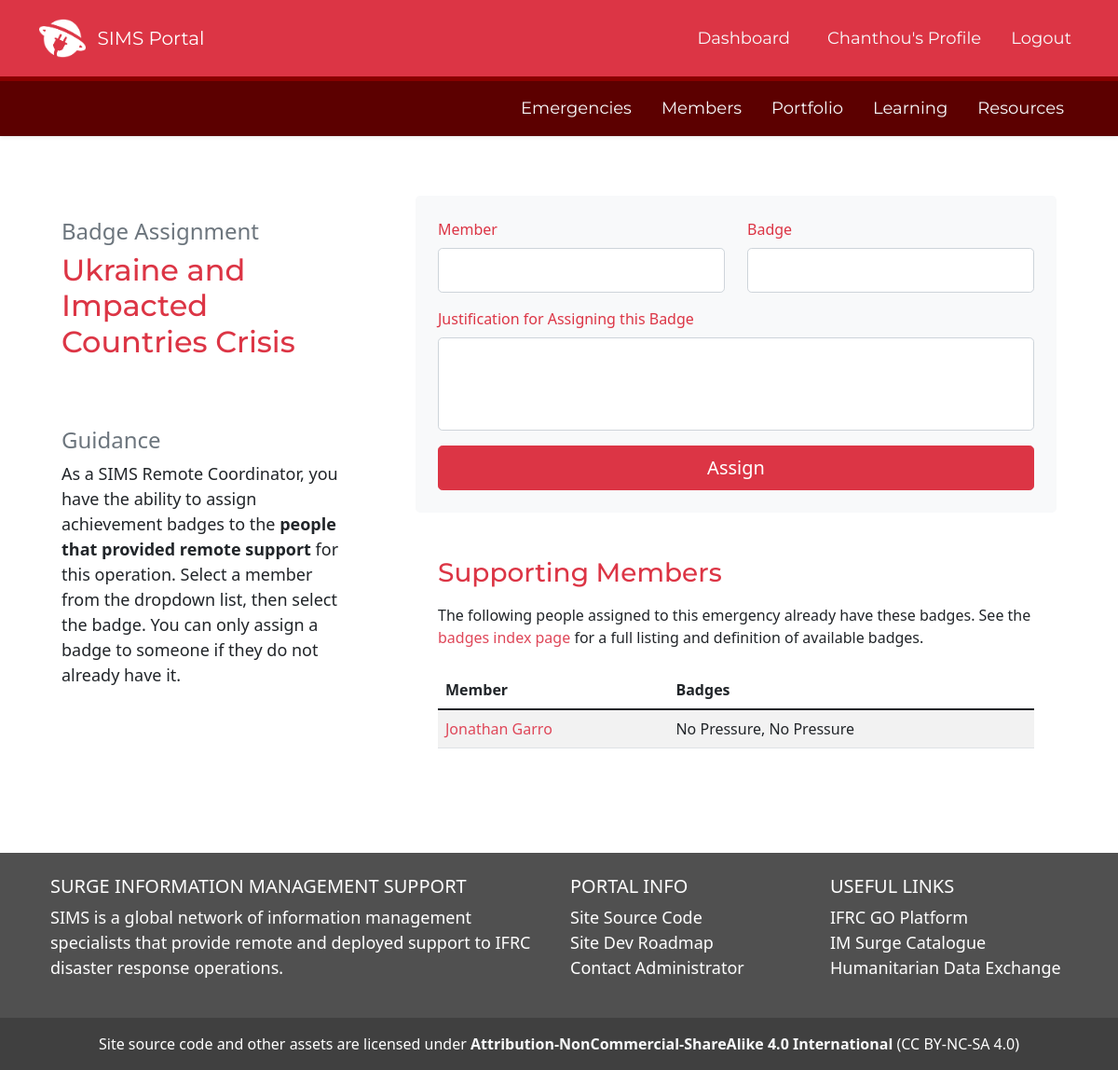
Screenshot of /badge_assignment_simsco/4 (signed in) with the database file from the repository.
### SIMS_Portal/models.py (models this page shows, shortened)
class User(db.Model, UserMixin):
	__tablename__ = 'user'
	id = db.Column(db.Integer, primary_key=True)
	firstname = db.Column(db.String(40), nullable=False)
	lastname = db.Column(db.String(40), nullable=False)
	status = db.Column(db.String(20), default='Pending')
	birthday = db.Column(db.Date)
	email = db.Column(db.String(120), unique=True, nullable=False)
	password = db.Column(db.String(60), nullable=False)
	molnix_id = db.Column(db.Integer)
	job_title = db.Column(db.String(120))
	unit = db.Column(db.String(120))
	bio = db.Column(db.Text)
	is_admin = db.Column(db.Boolean, default=False)
	roles = db.Column(db.String(1000))
	languages = db.Column(db.String(1000))
	image_file = db.Column(db.String(20), nullable=False, default='default.png')
	twitter = db.Column(db.String(120))
	slack_id = db.Column(db.String(120))
	github = db.Column(db.String(120))
	linked_in = db.Column(db.String(120))
	messaging_number_country_code = db.Column(db.Integer)
	messaging_number = db.Column(db.Integer)
	ns_id = db.Column(db.Integer, db.ForeignKey('nationalsociety.ns_go_id'))
	assignments = db.relationship('Assignment', backref='assigned_member')
	products = db.relationship('Portfolio', backref='creator', lazy=True)
	skills = db.relationship('Skill', secondary='user_skill', backref='members_with_skill')
	languages = db.relationship('Language', secondary='user_language', backref='members_with_language')
	badges = db.relationship('Badge', secondary='user_badge', backref='members_with_badge')
	working_groups = db.relationship('WorkingGroup', secondary='user_workinggroup', backref='members_with_workinggroup')
	created_at = db.Column(db.DateTime, server_default=func.now())
	updated_at = db.Column(db.DateTime, onupdate=func.now())
	fullname = column_property(firstname + " " + lastname)
	@hybrid_property
	def fullname(self):
		return self.firstname + " " + self.lastname

class Emergency(db.Model):
	__tablename__ = 'emergency'
	id = db.Column(db.Integer, primary_key=True)
	emergency_name = db.Column(db.String(100), nullable=False)
	emergency_status = db.Column(db.String(100), nullable=False, default='Active')
	emergency_glide = db.Column(db.String(20))
	emergency_go_id = db.Column(db.Integer)
	emergency_location_id = db.Column(db.Integer)
	emergency_review_id = db.Column(db.Integer)
	activation_details = db.Column(db.String(1000))
	slack_channel = db.Column(db.String)
	dropbox_url = db.Column(db.String)
	trello_url = db.Column(db.String)
	emergency_type_id = db.Column(db.Integer, db.ForeignKey('emergencytype.id'))
	emergency_products = db.relationship('Portfolio', backref='emergency_response', lazy=True)
	reviews = db.relationship('Review', backref='related_operation', lazy=True)
	assigned_to = db.relationship('Assignment', backref='assigned_emergency', lazy=True)
	story_id = db.relationship('Story', backref='associated_story', lazy=True)
	created_at = db.Column(db.DateTime, server_default=func.now())
	updated_at = db.Column(db.DateTime, onupdate=func.now())

### SIMS_Portal/main/routes.py (the view, shortened to what this page needs)
@main.route('/badge_assignment_simsco/<int:dis_id>', methods=['GET', 'POST'])
@login_required
def badge_assignment_sims_co(dis_id):
	badge_form = BadgeAssignmentViaSIMSCoForm()
	event_name = db.session.query(Emergency).filter(Emergency.id == dis_id).first()
	assigned_badges = db.engine.execute("SELECT u.id, u.firstname, u.lastname, GROUP_CONCAT(b.name, ', ') as badges FROM user u JOIN user_badge ub ON ub.user_id = u.id JOIN badge b ON b.id = ub.badge_id JOIN assignment a ON a.user_id = u.id JOIN emergency e ON e.id = a.emergency_id WHERE u.status = 'Active' AND e.id = {} AND a.role = 'Remote IM Support' GROUP BY u.id ORDER BY u.firstname".format(dis_id))
	assigned_members = db.session.query(Emergency, Assignment, User).join(Assignment, Assignment.emergency_id == Emergency.id).join(User, User.id == Assignment.user_id).filter(Emergency.id == dis_id).all()
	sims_co_ids = db.session.query(User, Assignment, Emergency).join(Assignment, Assignment.user_id == User.id).join(Emergency, Emergency.id == Assignment.emergency_id).filter(Emergency.id == dis_id, Assignment.role == 'SIMS Remote Coordinator').all()
	user_is_sims_co = check_sims_co(dis_id)
	if request.method == 'GET' and user_is_sims_co == True:
		query = User.query.join(Assignment, Assignment.user_id == User.id).join(Emergency, Emergency.id == Assignment.emergency_id).filter(Emergency.id == dis_id, Assignment.role == 'Remote IM Support')
		badge_form.user_name.query = query
		return render_template('emergency_badge_assignment.html', title='Assign Badges', user_is_sims_co=user_is_sims_co, assigned_members=assigned_members, event_name=event_name, badge_form=badge_form, assigned_badges=assigned_badges)

### SIMS_Portal/main/forms.py
class BadgeAssignmentViaSIMSCoForm(FlaskForm):
	user_name = QuerySelectField('Member', query_factory=lambda:User.query.order_by(User.firstname).filter(User.status == 'Active').all(), get_label='fullname', allow_blank=True)
	badge_name = QuerySelectField('Badge', query_factory=lambda:Badge.query.order_by(Badge.name).all(), get_label='name', allow_blank=True)
	assigner_justify = StringField('Justification for Assigning this Badge', validators=[DataRequired()], render_kw={'style':'height: 100px'})
	submit_badge = SubmitField('Assign')

### SIMS_Portal/main/utils.py (called while the page is built)
def check_sims_co(emergency_id):
	sims_co_ids = db.session.query(User, Assignment, Emergency).join(Assignment, Assignment.user_id == User.id).join(Emergency, Emergency.id == Assignment.emergency_id).filter(Emergency.id == emergency_id, Assignment.role == 'SIMS Remote Coordinator').all()
	sims_co_list = []
	for coordinator in sims_co_ids:
		sims_co_list.append(coordinator.User.id)
	if current_user.id in sims_co_list:
		user_is_sims_co = True
	else:
		user_is_sims_co = False
	return user_is_sims_co

### SIMS_Portal/models.py (called while the page is built)
@login_manager.user_loader
def load_user(user_id):
	return User.query.get(int(user_id))

### SIMS_Portal/templates/emergency_badge_assignment.html (shortened to what this page needs)
{% extends "layout.html" %}
{% block content %}
<div class="container">
	<div class="row my-5">
		<div class="col col-md-4 rounded rounded-3">
			<div class="card border-0 p-4">
				<div class="row">
					<h4 class="text-secondary">Badge Assignment</h4>
					<h2 class="text-danger Montserrat mb-5">{{event_name.emergency_name}}</h2>
				</div>
				<div class="row">
					<h4 class="text-secondary mt-4">Guidance</h4>
					<p class="text-dark">As a SIMS Remote Coordinator, you have the ability to assign achievement badges to the <span class='fw-bold'>people that provided remote support</span> for this operation. Select a member from the dropdown list, then select the badge. You can only assign a badge to someone if they do not already have it.</p>
				</div>
			</div>
		</div>
		<div class="col mx-4">
			<div class='mb-5'>
				<form action="" method="POST" enctype="multipart/form-data" class="bg-light text-light p-4 rounded-3" novalidate>
					  <div class='row'>
						<div class='col'>{{ badge_form.user_name.label(class="form-control-label pb-2 text-danger") }}</div>
						<div class='col'>{{ badge_form.badge_name.label(class="form-control-label pb-2 text-danger") }}</div>
					</div>
					<div class='row mb-3'>
						<div class='col'>{{ badge_form.user_name(class="form-control form-control-lg") }} </div>
						<div class='col'>{{ badge_form.badge_name(class="form-control form-control-lg") }}</div>
					</div>
					<div class='row'>
						<div class='col'>{{ badge_form.assigner_justify.label(class="form-control-label pb-2 text-danger") }} </div>
					</div>
					<div class='row mb-3'>
						<div class='col'>{{ badge_form.assigner_justify(class="form-control form-control-lg") }} </div>
					</div>
					<div class='row'>
						<div class='col'>{{ badge_form.submit_badge(class="btn btn-lg btn-danger w-100") }}</div>
					</div>
				  </form>
			</div>
			<div class='px-4'>
			<h3 class='text-danger my-3 Montserrat'>Supporting Members</h3>
			The following people assigned to this emergency already have these badges. See the <a href='/badges'>badges index page</a> for a full listing and definition of available badges.
			  <table class='table table-striped mt-4'>
				  <thead>
					  <tr>
						  <th>Member</th>
						  <th>Badges</th>
					  </tr>
				  </thead>
				  <tbody>
					  {% for user in assigned_badges %}
						  <tr>
							  <td><a href='/profile/view/{{user.id}}'>{{user.firstname}} {{user.lastname}}</a></td>
							  <td>{{user.badges}}</td>
						  </tr>
					  {% endfor %}
				  </tbody>
			  </table>
			</div>
		</div>
	</div>
</div>
{% endblock content %}

### SIMS_Portal/templates/layout.html (shortened to what this page needs)
<!DOCTYPE html>
<html lang="en">
<head>
	<link href="https://cdn.jsdelivr.net/npm/bootstrap@5.1.3/dist/css/bootstrap.min.css" rel="stylesheet">
	<link rel="stylesheet" type="text/css" href="https://cdn.datatables.net/1.12.1/css/jquery.dataTables.css">
	<link rel="stylesheet" type="text/css" href="{{ url_for('static', filename='css/main.css') }}">
	<link rel="stylesheet" href="https://cdn.jsdelivr.net/npm/bootstrap-icons@1.8.3/font/bootstrap-icons.css">
	<link rel="stylesheet" href="https://cdn.jsdelivr.net/npm/fullcalendar@5.11.0/main.min.css">
	<link rel="stylesheet" href="https://maxcdn.bootstrapcdn.com/font-awesome/4.7.0/css/font-awesome.min.css">
</head>
<body class="d-flex flex-column min-vh-100" data-spy="scroll" data-target=".card" data-offset="50">
	<header>
	<nav id="navbar_top" class="navbar navbar-expand-md navbar-dark bg-danger navbar-static-top py-3">
	 <div class="container">
		 <img src='/static/assets/img/SIMS-Logo-Dark.png' height='50px'>&nbsp &nbsp
		{% if current_user.is_authenticated %}
			<a class="navbar-brand" href="/dashboard" style="font-family: 'Montserrat';">SIMS Portal </a>
		{% else %}
			<a class="navbar-brand" href="/" style="font-family: 'Montserrat';">Surge Information Management Support</a>
		{% endif %}
	  <div class="collapse navbar-collapse" id="main_nav">
		<ul class="navbar-nav ms-auto">
			{% if current_user.is_authenticated %}
				{% if request.path == '/dashboard' %}
					<li class="nav-item px-3"><button type="button" class="btn btn-light" style="font-family: 'Montserrat';">Dashboard</button></li>
				{% else %}
					<li class="nav-item px-3"><a class="nav-link text-light" href="/dashboard" style="font-family: 'Montserrat';"> Dashboard </a></li>
				{% endif %}
				{% if '/profile_edit/' in request.path %}
				<li class="nav-item px-2"><a class="nav-link text-light" href="/profile" style="font-family: 'Montserrat';"> Your Profile </a></li>
				{% elif request.path == '/profile' %}
					<li class="nav-item px-2"><button type="button" class="btn btn-light" style="font-family: 'Montserrat';">{{ current_user.firstname }}'s Profile</button></li>
				{% else %}
				<li class="nav-item px-2"><a class="nav-link text-light" href="/profile" style="font-family: 'Montserrat';"> {{ current_user.firstname }}'s Profile </a></li>
				{% endif %}
				<li class="nav-item ps-2"><a class="nav-link Montserrat text-light" href="/logout"> Logout </a></li>
			{% endif %}
		</ul>
	  </div>
	</nav>
	{% if current_user.is_authenticated %}
	<nav id="navbar_top_login" class="navbar navbar-expand-sm box-shadow shadow-sm navbar-dark sticky-top mb-2">
	 <div class="container">
	  <div class="collapse navbar-collapse" id="main_nav">
			<ul class="navbar-nav ms-auto">
				{% if '/emergencies/all' in request.path %}
					<li class="nav-item px-2"><button type="button" class="btn btn-light" style="font-family: 'Montserrat';">Emergencies</button></li>
				{% else %}
					<li class="nav-item px-2"><a class="nav-link text-light" href="{{ url_for('emergencies.view_all_emergencies')}}" style="font-family: 'Montserrat';">Emergencies</a></li>
				{% endif %}
				{% if '/members/all' in request.path %}
					<li class="nav-item px-2"><button type="button" class="btn btn-light" style="font-family: 'Montserrat';">Members</button></li>
				{% else %}
					<li class="nav-item px-2"><a class="nav-link text-light" href="{{ url_for('users.members_all')}}" style="font-family: 'Montserrat';">Members</a></li>
				{% endif %}
				{% if '/all_products' in request.path %}
					<li class="nav-item px-2"><button type="button" class="btn btn-light" style="font-family: 'Montserrat';">Portfolio</button></li>
				{% else %}
					<li class="nav-item px-2"><a class="nav-link text-light" href="{{ url_for('portfolios.all_products')}}" style="font-family: 'Montserrat';">Portfolio</a></li>
				{% endif %}
				{% if '/learning' in request.path %}
					<li class="nav-item px-2"><button type="button" class="btn btn-light" style="font-family: 'Montserrat';">Learning</button></li>
				{% else %}
					<li class="nav-item px-2"><a class="nav-link text-light" href="{{ url_for('main.learning')}}" style="font-family: 'Montserrat';">Learning</a></li>
				{% endif %}
				{% if '/resources' in request.path %}
					<li class="nav-item px-2"><button type="button" class="btn btn-light" style="font-family: 'Montserrat';">Resources</button></li>
				{% else %}
					<li class="nav-item px-2"><a class="nav-link text-light" href="{{ url_for('main.resources')}}" style="font-family: 'Montserrat';">Resources</a></li>
				{% endif %}
			</ul>
		</div>
	  </div>
	</nav>
	{% endif %}
	</header>
	{% block content %}{% endblock %}
	<br><br>
	<footer class="text-white text-center text-lg-start mt-auto" style='background: #505050'>
	  <div class="container p-4">
		<div class="row">
		  <div class="col-lg-6 col-md-12 mb-4 mb-md-0">
			<h5 class="text-uppercase">Surge Information Management Support</h5>
			<p>
			  SIMS is a global network of information management specialists that provide remote and deployed support to IFRC disaster response operations.
			</p>
		  </div>
		  <div class="col-lg-3 col-md-6 mb-4 mb-md-0">
			<h5 class="text-uppercase">Portal Info</h5>
			<ul class="list-unstyled mb-0">
			  <li>
				<a href="https://github.com/JonathanGarro/SIMS-Portal-Neo" class="text-white">Site Source Code</a>
			  </li>
			  <li>
				<a href="https://trello.com/b/zzwVdwoY/sims-portal-development-roadmap" class="text-white">Site Dev Roadmap</a>
			  </li>
			  <li>
				<a href="#!" class="text-white">Contact Administrator</a>
			  </li>
			</ul>
		  </div>
		  <div class="col-lg-3 col-md-6 mb-4 mb-md-0">
			  <h5 class="text-uppercase">Useful Links</h5>
			  <ul class="list-unstyled mb-0">
				<li>
				  <a href="https://go.ifrc.org" class="text-white">IFRC GO Platform</a>
				</li>
				<li>
				  <a href="https://go.ifrc.org/deployments/catalogue/infoMgt" class="text-white">IM Surge Catalogue</a>
				</li>
				<li>
				  <a href="https://data.humdata.org" class="text-white">Humanitarian Data Exchange</a>
				</li>
			  </ul>
			</div>
		</div>
	  </div>
	  <div class="text-center p-3" style="background-color: rgba(0, 0, 0, 0.2);">
		Site source code and other assets are licensed under <a href='http://creativecommons.org/licenses/by-nc-sa/4.0/' class='text-light fw-bold'> Attribution-NonCommercial-ShareAlike 4.0 International</a> (CC BY-NC-SA 4.0)
	  </div>
	</footer>
</body>
</html>

### SIMS_Portal/static/css/main.css (style rules this page uses)
a { text-decoration: none; color: #df4759 }
a:link { text-decoration: none; color: #df4759 }
body { position: relative; }
p { font-size: 18px; font: Verdana; }
li { font-size: 18px; }
#navbar_top_login { background: #5c0000 !important; }
.card { width: 100%; }
h2 { margin-bottom:0; }
#navbar_top { border-bottom: 5px solid #890000; }
.Montserrat { font-family: 'Montserrat'; }

### rows the page displays
User: firstname "Chanthou"
Emergency: emergency_name "Ukraine and Impacted Countries Crisis"
User: firstname "Jonathan", lastname "Garro", badges "No Pressure, No Pressure"
